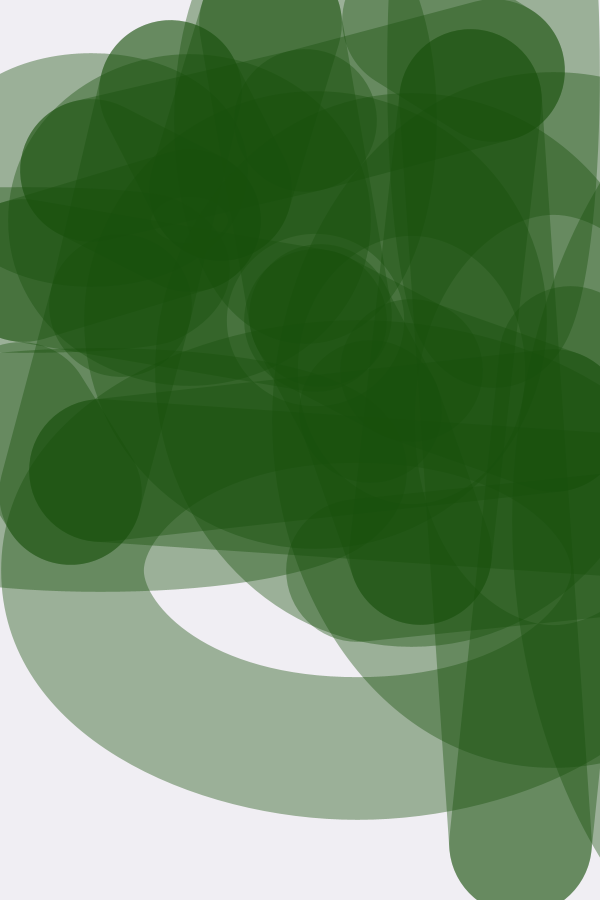
Frame 1 (no input)
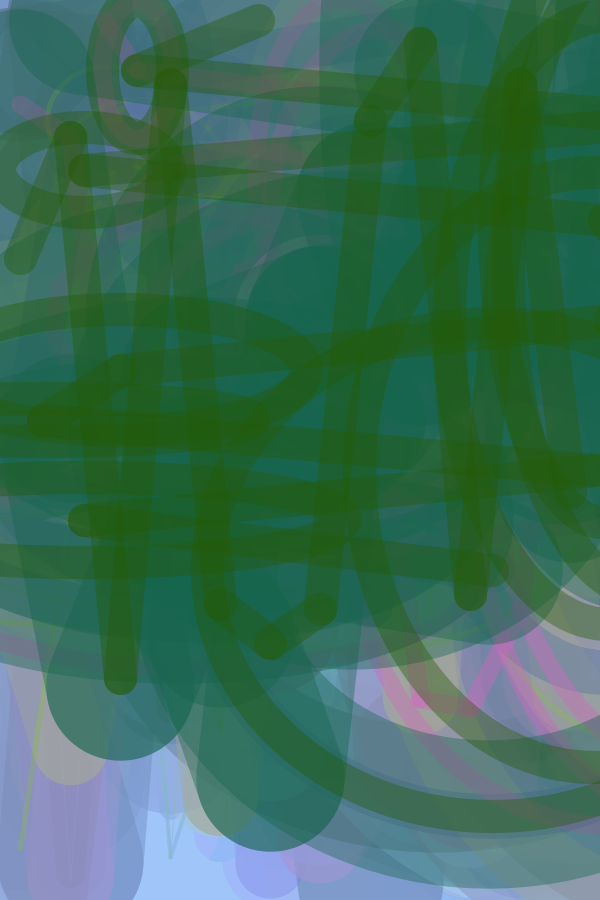
Frame 60 (the mouse pressed at the canvas centre just before this capture)
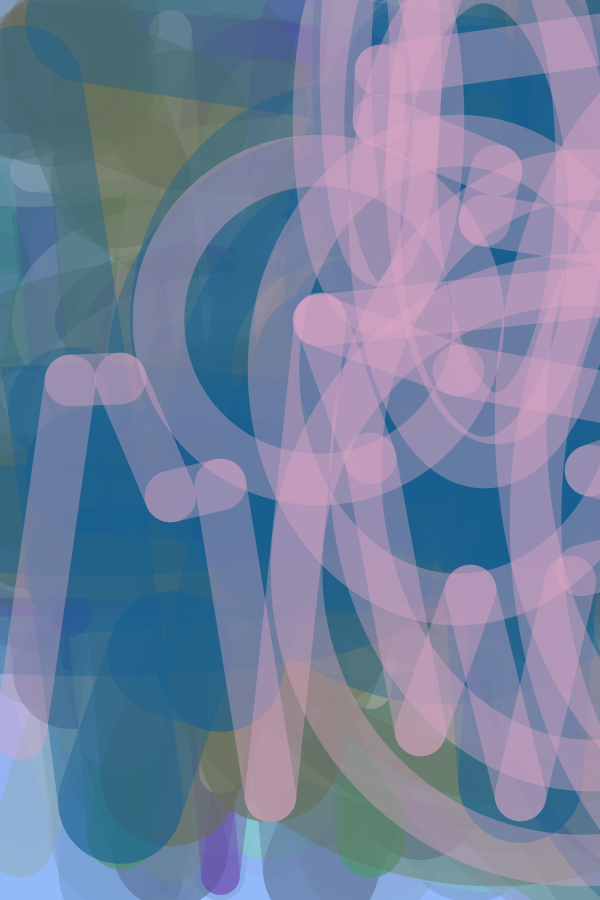
Frame 120 (the mouse held since frame 60 and released just before this capture)

The Processing sketch that drew these frames (run headless with seeded random() and noise(); from frame 60 on, the mouse is pressed at the canvas centre):

// Processing sketch: processing_65966
// ── processing_65966.pde

int c = 100;

void setup() {

  size(600, 900);
  background(255);

  smooth();
  background(255);
  //frameRate(3);

  float randx = random(width);
  float randy = random(height);
}


void draw() {
  strokeWeight(random(150));
  fill(60, 40, 100, 20);
  noStroke();
  rect(0, 0, width, height);
  noFill();
  int step = 50;
  float lastx = -999;
  float lasty = -999;
  float y = 50;
  int borderx = 20;
  int bordery = 10;
  colorMode(HSB, 100, 100, 100);
  stroke(random(10, 95), random(100), random(100), 100);
  for (int x = borderx; x<=width-borderx; x+=step) {
    y = bordery + random(height-2*bordery);
    if (lastx > -999) {
      line(x, y, lastx, lasty);
      line(y, x, lasty, lastx);
      ellipse(y, x, x, y);
    }
    lastx = x;
    lasty = y;
  }
}
